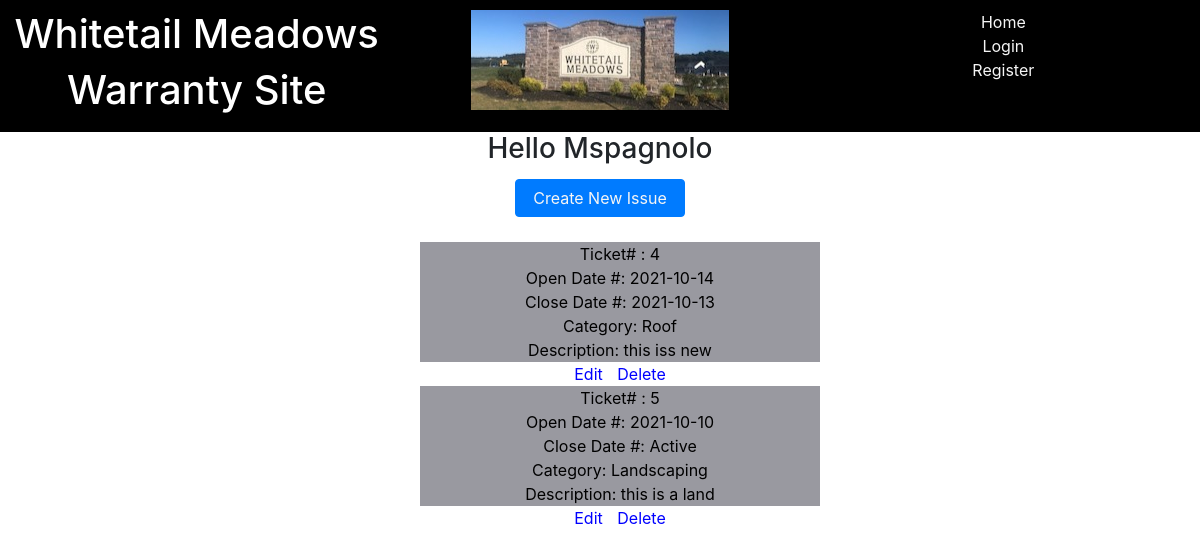
The app's page /welcome/1, older data.
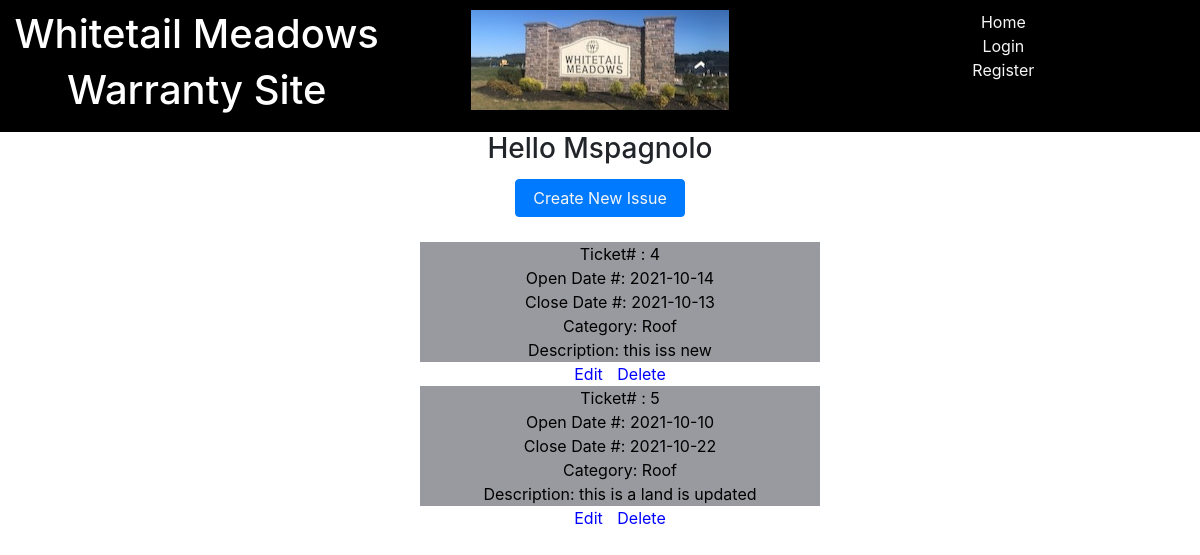
The same page, newer data.
### project_files/models.py (models this page shows, shortened)
class User(db.Model,UserMixin):
    __tablename__ = 'users'
    id = db.Column(db.Integer,primary_key=True)
    email = db.Column(db.String(64),unique=True,index=True)
    username = db.Column(db.String(64),unique=True,index=True)
    password_hash = db.Column(db.String(128))
    address = db.Column(db.String(128),unique=True,index=True)
    tickets = db.relationship('TicketModel',backref='tickets',lazy='dynamic')

class TicketModel(db.Model):
    __tablename__ = 'tickets'
    id = db.Column(db.Integer,primary_key=True)
    home_id = db.Column(db.Integer,db.ForeignKey('users.id'))
    desc = db.Column(db.Text)
    create_date = db.Column(db.Text) #MMDDYYYY
    close_date = db.Column(db.Text)
    category_id = db.Column(db.Integer,db.ForeignKey('category.id'))

class CategoryModel(db.Model):
    __tablename__='category'
    id = db.Column(db.Integer,primary_key=True)
    category = db.Column(db.Text)

### app.py (the view)
@app.route('/welcome/<user_id>',methods=['GET','POST'])
def welcome_user(user_id=0):
    user_id = int(user_id)
    session['user_id']=user_id
    owner = User.query.get_or_404(user_id).username
    tickets = db.session.query(CategoryModel.category,TicketModel.id,TicketModel.desc,\
        TicketModel.create_date,TicketModel.close_date)\
        .outerjoin(CategoryModel,TicketModel.category_id==CategoryModel.id).filter(TicketModel.home_id==user_id).all()
    return render_template('welcome_user.html',tickets=tickets,user_id=user_id,owner=owner)

### project_files/templates/welcome_user.html (shortened to what this page needs)
<!DOCTYPE html>
<html lang="en">
<head>
</head>
{% extends "base.html" %}
{% block content %}
<body>
    <div>
                <h3>Hello {{owner}} </h3>
                <h2>  <h2>
            <button class="btn btn-primary"><a class="wc" href="{{url_for('add_item')}}"> Create New Issue </a></button>
            <ul>
                {% for ticket in tickets %}
                <li class='listitem'>
                    <div>Ticket# : {{ticket.id}}</div>
                    <div>Open Date #: {{ticket.create_date}}</div>
                    <div>Close Date #:
                    {% if ticket.close_date == None %}
                        Active
                    {% else %}
                    {{ticket.close_date}}
                    {% endif %}
                    </div>
                    <div>Category: {{ticket.category}}</div>
                    <div>Description: {{ticket.desc}}</div>
                </li>
                <a href="/ticket/{{ticket.id}}">Edit</a>
                <a href="{{url_for('delete',ticket_id = ticket.id)}}">Delete</a>
                {% endfor %}
            </ul>
    </div>
</body>
{% endblock %}

### project_files/templates/base.html (shortened to what this page needs)
<!DOCTYPE html>
<html lang="en">
<head>
    <link rel="stylesheet" href="https://maxcdn.bootstrapcdn.com/bootstrap/4.0.0/css/bootstrap.min.css"
>
    <link rel="stylesheet" href="{{url_for('static',filename='/css/styles.css')}}">
</head>
<body>
    <div class="row site-nav">
        <div class="col-md-4 base-name">
            <h1>Whitetail Meadows</h1>
            <h1>Warranty Site</h1>
        </div>
        <div class='col-md-4 base-pic'>
            <img src="{{url_for('static', filename='/images/sign1.jpeg', width=100, height=25, quality=95)}}" />
        </div>
        <div class="col-md-4 base-nav">
            <ul class='navbar-nav base-ul'>
                <li class="nav-li"><a class="base-a" href="{{url_for('index')}}">Home</a></li>
                {% if current_user.is_authenticated%}
                <li class="nav-li"><a class="base-a" href="{{url_for('logout')}}">Logout</a></li>
                <li class="nav-li"><a class="base-a" href="{{url_for('reports')}}">Reports</a></li>
                {% else %}
                <li class="nav-li"><a class="base-a" href="{{url_for('login')}}">Login</a></li>
                <li class="nav-li"><a class="base-a" href="{{url_for('register')}}">Register</a></li>
                {% endif%}
            </ul>
        </div>
    </div>
    {% block content %}
    {% endblock %}
</body>
</html>

### project_files/static/css/styles.css (style rules this page uses)
a { margin: 5px; color:blue; }
body { text-align: center; }
div { text-align: center; }
button { margin-top: 5px; margin-bottom: 25px; }
li { list-style: none; }
ul { list-style: none; }
.listitem { background-color: rgb(153, 153, 160); color:black; width: 400px; margin: auto; }
.base-ul { text-align: center; }
.site-nav { background-color: black; padding: 10px; }
.base-name { background-color: black; color: white; }
.base-pic { background-color: black; color: white; }
.base-nav { background-color: black; color: white; }
.base-a { color: whitesmoke; }
.wc { color: whitesmoke; }

Row changes from the older to the newer data that the page shows:
changed TicketModel id 5: close_date (not shown) → "2021-10-22"; category "Landscaping" → "Roof"; desc "this is a land" → "this is a land is updated"; no longer shows "Active"
